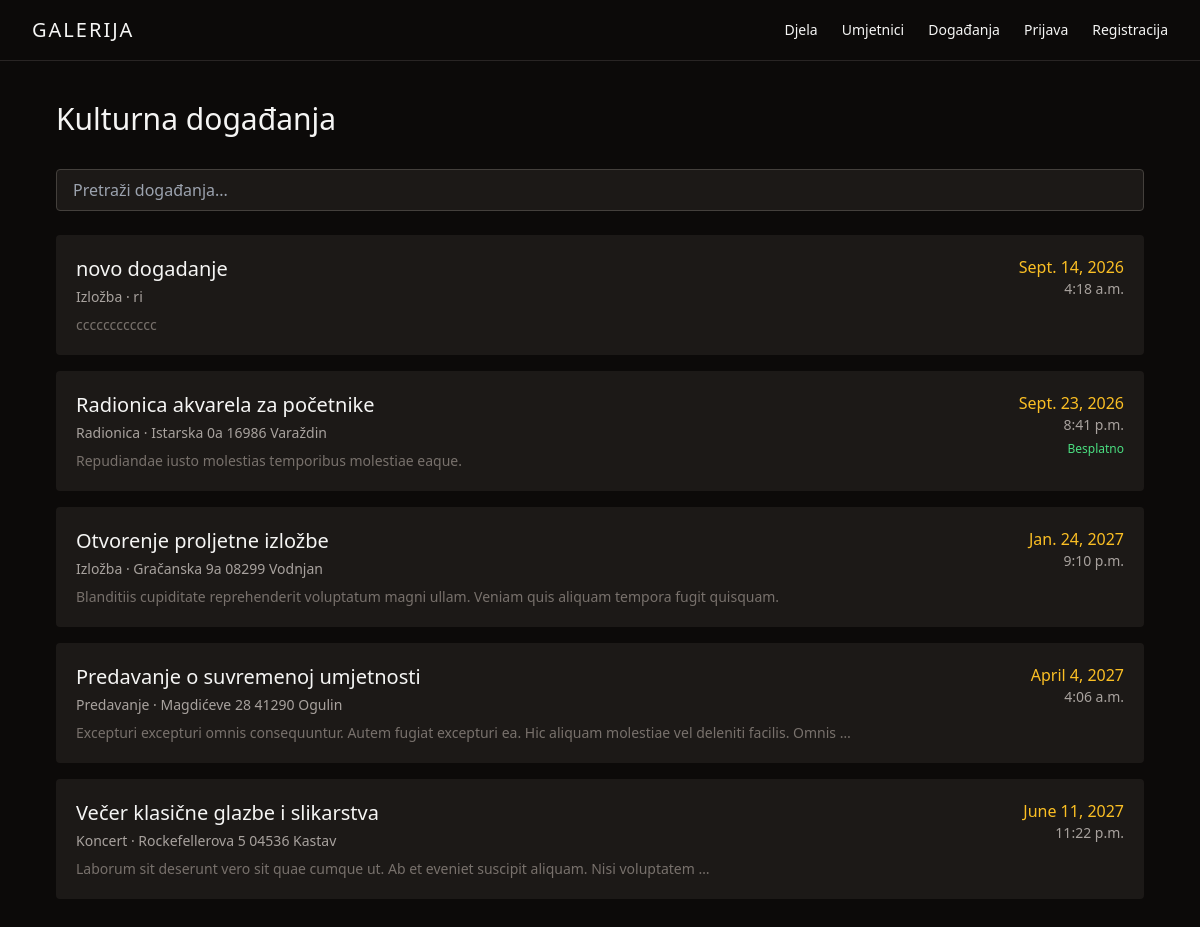
Screenshot of /events/ with the database file from the repository.
### gallery/models.py (models this page shows, shortened)
class Event(models.Model):
    EVENT_TYPE = [
        ('exhibition', 'Izložba'),
        ('workshop', 'Radionica'),
        ('lecture', 'Predavanje'),
        ('concert', 'Koncert'),
    ]
    title = models.CharField(max_length=200)
    event_type = models.CharField(max_length=20, choices=EVENT_TYPE)
    description = models.TextField()
    location = models.CharField(max_length=300)
    date = models.DateField()
    start_time = models.TimeField()
    capacity = models.IntegerField()
    is_free = models.BooleanField(default=False)
    artworks = models.ManyToManyField(Artwork, blank=True, related_name='events')
    created_at = models.DateTimeField(auto_now_add=True)

### gallery/views.py (the view)
# urls.py: path('events/', views.EventListView.as_view(), name='event-list'),
class EventListView(ListView):
    model = Event
    template_name = 'gallery/event_list.html'
    context_object_name = 'events'
    def get_queryset(self):
        qs = super().get_queryset().order_by('date')
        q = self.request.GET.get('q')
        if q:
            qs = qs.filter(Q(title__icontains=q) | Q(location__icontains=q))
        return qs

### gallery/templates/gallery/event_list.html (shortened to what this page needs)
{% extends 'gallery/base.html' %}
{% block content %}
<div class="flex justify-between items-center mb-8">
    <h1 class="text-3xl font-light">Kulturna događanja</h1>
</div>
<form method="get" class="mb-6">
    <input type="text" name="q" value="{{ request.GET.q }}" placeholder="Pretraži događanja..."
        class="w-full bg-stone-900 border border-stone-700 rounded px-4 py-2 focus:outline-none focus:border-amber-400">
</form>
<div class="flex flex-col gap-4">
    {% for event in events %}
    <div class="bg-stone-900 rounded p-5">
        <div class="flex justify-between items-start">
            <div>
                <a href="{% url 'event-detail' event.pk %}" class="text-xl hover:text-amber-400 transition">{{ event.title }}</a>
                <p class="text-stone-400 text-sm mt-1">{{ event.get_event_type_display }} · {{ event.location }}</p>
                <p class="text-stone-500 text-sm mt-2">{{ event.description|truncatewords:15 }}</p>
            </div>
            <div class="text-right ml-4">
                <p class="text-amber-400">{{ event.date }}</p>
                <p class="text-stone-400 text-sm">{{ event.start_time }}</p>
                {% if event.is_free %}
                <span class="text-green-400 text-xs">Besplatno</span>
                {% endif %}
            </div>
        </div>
    </div>
    {% empty %}
    <p class="text-stone-500">Nema događanja.</p>
    {% endfor %}
</div>
{% endblock %}

### rows the page displays
Event: title "novo dogadanje", event_type "Izložba", location "ri", description "cccccccccccc", date "Sept. 14, 2026", start_time "4:18 a.m."
Event: title "Radionica akvarela za početnike", event_type "Radionica", location "Istarska 0a 16986 Varaždin", description "Repudiandae iusto molestias temporibus molestiae eaque.", date "Sept. 23, 2026", start_time "8:41 p.m.", is_free "Besplatno"
Event: title "Otvorenje proljetne izložbe", event_type "Izložba", location "Gračanska 9a 08299 Vodnjan", description "Blanditiis cupiditate reprehenderit voluptatum magni ullam. Veniam quis aliquam tempora fugit quisquam.", date "Jan. 24, 2027", start_time "9:10 p.m."
Event: title "Predavanje o suvremenoj umjetnosti", event_type "Predavanje", location "Magdićeve 28 41290 Ogulin", description "Excepturi excepturi omnis consequuntur. Autem fugiat excepturi ea. Hic aliquam molestiae vel deleniti facilis. Omnis …", date "April 4, 2027", start_time "4:06 a.m."
Event: title "Večer klasične glazbe i slikarstva", event_type "Koncert", location "Rockefellerova 5 04536 Kastav", description "Laborum sit deserunt vero sit quae cumque ut. Ab et eveniet suscipit aliquam. Nisi voluptatem …", date "June 11, 2027", start_time "11:22 p.m."
